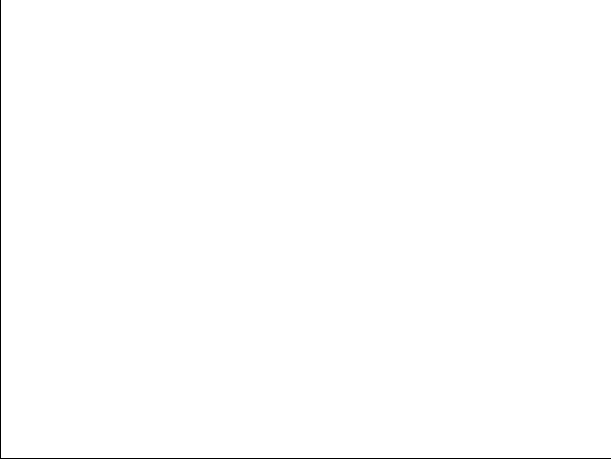
#> input picture HW1/background.png, 611 x 459 px
$ jupyter execute HW1.ipynb   (shell and % lines are left out)
#> lines starting #> are read from the running program, lines starting #| are printed output that depends on the picture
1.

[cell 1]
import cv2
import matplotlib.pyplot as plt
import numpy as np
import os

2.

[cell 2]
img = cv2.imread("background.png")
#> img is the input picture: shape (459, 611, 3); values 198 (black) and 255 (white), 99.6% white; black in thin lines or dots
plt.imshow(img)
plt.title('background')
plt.show()

cv2.imread(path, flag)
پارامتر اول مسیر عکس ورودی است و پارامتر دوم روش خوانده شدن عکس است که به صورت دیفالت در حالت cv2.IMREAD_COLOR
قرار دارد.

ترتیب کانال ها در عکس خوانده شده به صورت
B G R
است.

3.

[cell 3]
rgb = cv2.cvtColor(img, cv2.COLOR_BGR2RGB)
plt.imshow(rgb)
plt.title('background_rgb')
plt.show()

4.

[cell 4]
resize = cv2.resize(rgb, (570, 290))
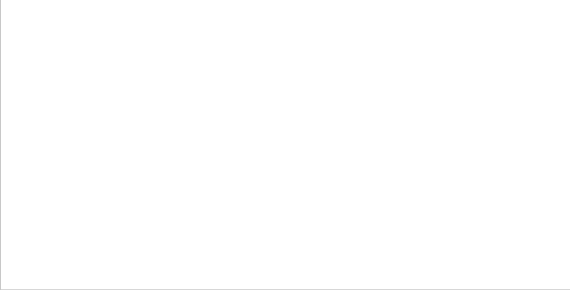
#> resize: shape (290, 570, 3); min 199, max 255, mean 254.8
plt.imshow(resize)
plt.title('background_rgb')
plt.show()

5.

[cell 5]
rectangle = cv2.line(resize, (4, 4), (4,285), (255, 0, 0), 1)
rectangle = cv2.line(rectangle, (4, 4), (565,4), (255, 0, 0), 1)
rectangle = cv2.line(rectangle, (565, 4), (565,285), (255, 0, 0), 1)
rectangle = cv2.line(rectangle, (4, 285), (565,285), (255, 0, 0), 1)
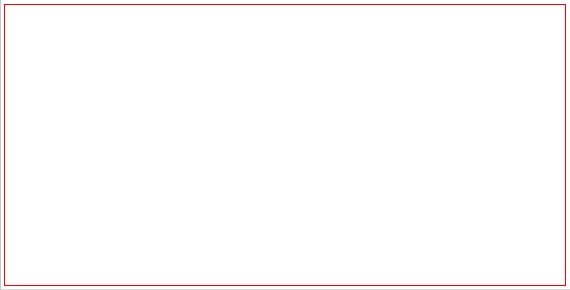
#> rectangle: shape (290, 570, 3); mean R, G, B 254.8, 252.2, 252.2
plt.imshow(rectangle)
plt.title('rectangle')
plt.show()

6.

[cell 6]
corners = cv2.circle(rectangle, (4, 4), 10, (0, 0, 255), 5)
corners = cv2.circle(corners, (565,4), 10, (0, 0, 255), 5)
corners = cv2.circle(corners, (565,285), 10, (0, 0, 255), 5)
corners = cv2.circle(corners, (4, 285), 10, (0, 0, 255), 5)
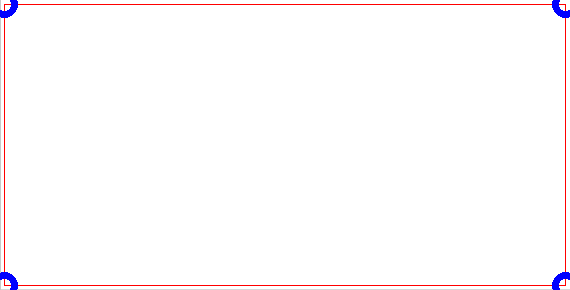
#> corners: shape (290, 570, 3); mean R, G, B 253.7, 251.2, 252.3
plt.imshow(corners)
plt.title('corners')
plt.show()

7.

[cell 7]
end = cv2.imread("end.png")
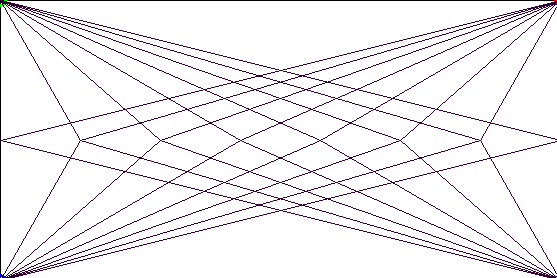
#> input picture HW1/end.png, 557 x 278 px
#> end is the input picture: shape (278, 557, 3); mean B, G, R 241.9, 238.9, 241.9
cv2.imshow("end", end)
cv2.waitKey(0)
cv2.destroyAllWindows()

8.

[cell 8]
cv2.imwrite("mypic.jpg", end)
#> Out = True
